Frame 1 (no input): blank canvas, image omitted
Frame 60 (no input): blank canvas, image omitted
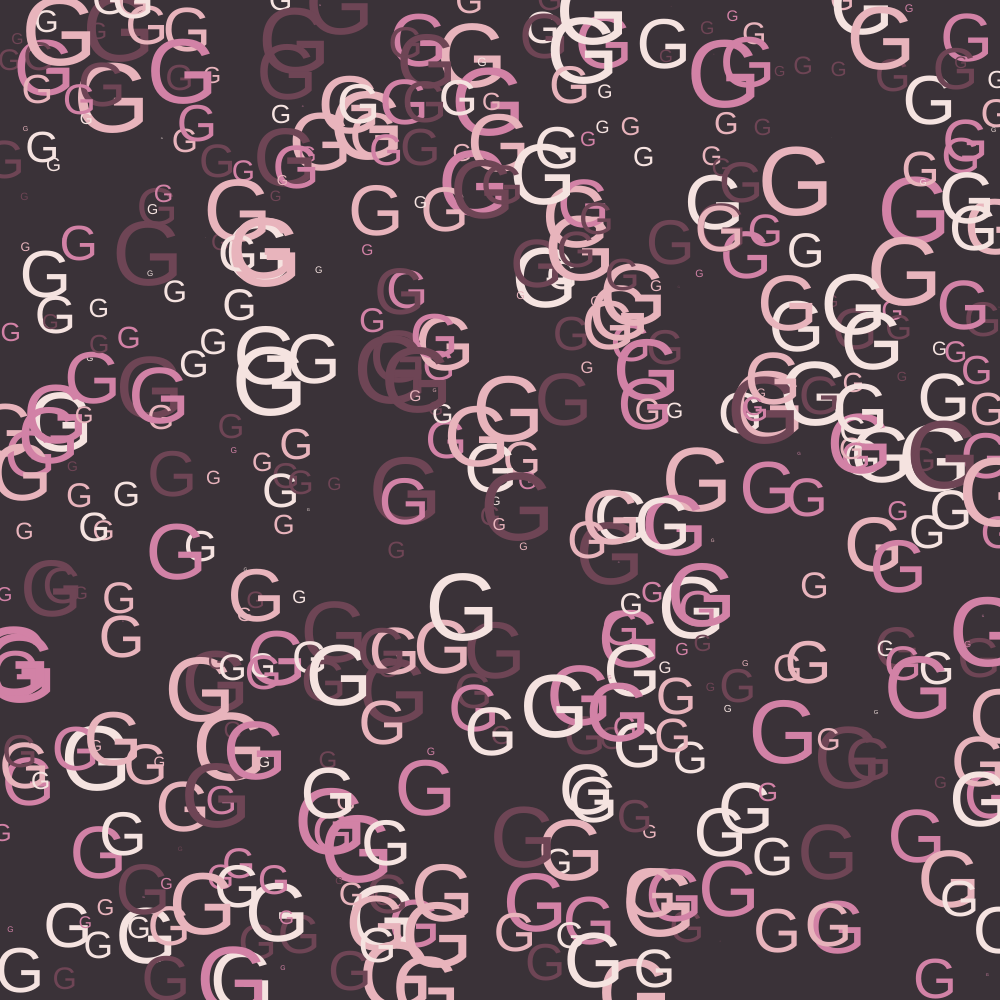
Frame 120 (the mouse pressed at the canvas centre since frame 60)

The p5.js sketch whose frames 1 and 60 were blank and that drew this single picture after the mouse press (run headless with seeded random() and noise() and a simulated clock; from frame 60 on, the mouse is pressed at the canvas centre):

// p5.js sketch
// ── sketch.js
let gs = [];
let colors = ["f5e3e0", "e8b4bc", "d282a6", "6e4555"];

function setup() {
  createCanvas(1000, 1000);
  textSize(50);

  // create 100 "G" objects
  for (let i = 0; i < 500; i++) {
    let x = random(width);
    let y = random(height);
    let size = random(20, 80);
    let g = new G(x, y, size);
    gs.push(g);
  }
}

function draw() {
  background("#3a3238");

  // calculate the rotation angle based on the mouse position
  let angle = map(mouseX, 0, width, -180, 180);

  // rotate the coordinate system around the mouse position
  translate(mouseX, mouseY);
  rotate(angle);
  translate(-mouseX, -mouseY);

  // draw all "G" shapes
  for (let i = 0; i < gs.length; i++) {
    fill("#" + colors[i % colors.length]);
    gs[i].display();
  }
}

class G {
  constructor(x, y, size) {
    this.x = x;
    this.y = y;
    this.size = size;
  }

  display() {
    push();
    translate(this.x, this.y);
    textSize(random(100));
    // draw the "G" text
    noStroke();
    textAlign(CENTER, CENTER);
    text("G", 0, 0);
    pop();
  }
}
